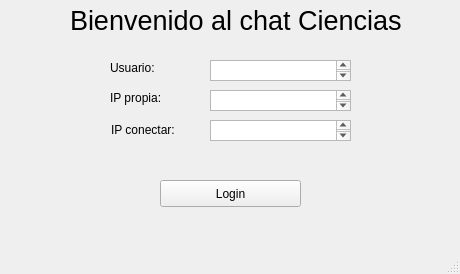
<?xml version="1.0" encoding="UTF-8"?>
<ui version="4.0">
 <class>MainWindow</class>
 <widget class="QMainWindow" name="MainWindow">
  <property name="geometry">
   <rect>
    <x>0</x>
    <y>0</y>
    <width>460</width>
    <height>274</height>
   </rect>
  </property>
  <property name="windowTitle">
   <string>MainWindow</string>
  </property>
  <widget class="QWidget" name="centralwidget">
   <widget class="QPushButton" name="boton_login">
    <property name="geometry">
     <rect>
      <x>160</x>
      <y>180</y>
      <width>141</width>
      <height>27</height>
     </rect>
    </property>
    <property name="text">
     <string>Login</string>
    </property>
   </widget>
   <widget class="QLabel" name="bienvenida">
    <property name="geometry">
     <rect>
      <x>70</x>
      <y>0</y>
      <width>331</width>
      <height>41</height>
     </rect>
    </property>
    <property name="font">
     <font>
      <pointsize>20</pointsize>
     </font>
    </property>
    <property name="text">
     <string>Bienvenido al chat Ciencias</string>
    </property>
   </widget>
   <widget class="QLabel" name="et_usser">
    <property name="geometry">
     <rect>
      <x>110</x>
      <y>60</y>
      <width>52</width>
      <height>15</height>
     </rect>
    </property>
    <property name="text">
     <string>Usuario:</string>
    </property>
   </widget>
   <widget class="QLabel" name="et_ip">
    <property name="geometry">
     <rect>
      <x>110</x>
      <y>90</y>
      <width>52</width>
      <height>15</height>
     </rect>
    </property>
    <property name="text">
     <string>IP propia:</string>
    </property>
   </widget>
   <widget class="QTextEdit" name="text_usser">
    <property name="geometry">
     <rect>
      <x>210</x>
      <y>60</y>
      <width>141</width>
      <height>21</height>
     </rect>
    </property>
   </widget>
   <widget class="QTextEdit" name="text_ip1">
    <property name="geometry">
     <rect>
      <x>210</x>
      <y>90</y>
      <width>141</width>
      <height>21</height>
     </rect>
    </property>
   </widget>
   <widget class="QTextEdit" name="text_ip2">
    <property name="geometry">
     <rect>
      <x>210</x>
      <y>120</y>
      <width>141</width>
      <height>21</height>
     </rect>
    </property>
   </widget>
   <widget class="QLabel" name="et_ip_2">
    <property name="geometry">
     <rect>
      <x>111</x>
      <y>120</y>
      <width>71</width>
      <height>20</height>
     </rect>
    </property>
    <property name="text">
     <string>IP conectar:</string>
    </property>
   </widget>
  </widget>
  <widget class="QMenuBar" name="menubar">
   <property name="geometry">
    <rect>
     <x>0</x>
     <y>0</y>
     <width>460</width>
     <height>23</height>
    </rect>
   </property>
  </widget>
  <widget class="QStatusBar" name="statusbar"/>
 </widget>
 <resources/>
 <connections/>
</ui>
